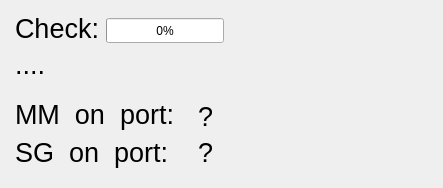
<?xml version="1.0" encoding="UTF-8"?>
<ui version="4.0">
 <class>dlg_system_check</class>
 <widget class="QDialog" name="dlg_system_check">
  <property name="geometry">
   <rect>
    <x>0</x>
    <y>0</y>
    <width>443</width>
    <height>188</height>
   </rect>
  </property>
  <property name="windowTitle">
   <string>System check</string>
  </property>
  <widget class="QLabel" name="lbl_lbl_mm_port">
   <property name="geometry">
    <rect>
     <x>15</x>
     <y>96</y>
     <width>180</width>
     <height>36</height>
    </rect>
   </property>
   <property name="font">
    <font>
     <pointsize>20</pointsize>
    </font>
   </property>
   <property name="text">
    <string>MM  on  port:</string>
   </property>
  </widget>
  <widget class="QLabel" name="lbl_mm_port">
   <property name="geometry">
    <rect>
     <x>198</x>
     <y>98</y>
     <width>106</width>
     <height>36</height>
    </rect>
   </property>
   <property name="font">
    <font>
     <pointsize>20</pointsize>
    </font>
   </property>
   <property name="text">
    <string>?</string>
   </property>
  </widget>
  <widget class="QLabel" name="lbl_lbl_sg_port">
   <property name="geometry">
    <rect>
     <x>15</x>
     <y>134</y>
     <width>180</width>
     <height>36</height>
    </rect>
   </property>
   <property name="font">
    <font>
     <pointsize>20</pointsize>
    </font>
   </property>
   <property name="text">
    <string>SG  on  port:</string>
   </property>
  </widget>
  <widget class="QLabel" name="lbl_sg_port">
   <property name="geometry">
    <rect>
     <x>198</x>
     <y>134</y>
     <width>106</width>
     <height>36</height>
    </rect>
   </property>
   <property name="font">
    <font>
     <pointsize>20</pointsize>
    </font>
   </property>
   <property name="text">
    <string>?</string>
   </property>
  </widget>
  <widget class="QProgressBar" name="pbProgress">
   <property name="geometry">
    <rect>
     <x>106</x>
     <y>18</y>
     <width>118</width>
     <height>25</height>
    </rect>
   </property>
   <property name="maximum">
    <number>8</number>
   </property>
   <property name="value">
    <number>0</number>
   </property>
  </widget>
  <widget class="QLabel" name="lbl_lbl_progress">
   <property name="geometry">
    <rect>
     <x>15</x>
     <y>10</y>
     <width>95</width>
     <height>36</height>
    </rect>
   </property>
   <property name="font">
    <font>
     <pointsize>20</pointsize>
    </font>
   </property>
   <property name="text">
    <string>Check:</string>
   </property>
  </widget>
  <widget class="QLabel" name="lbl_check_info">
   <property name="geometry">
    <rect>
     <x>15</x>
     <y>46</y>
     <width>180</width>
     <height>36</height>
    </rect>
   </property>
   <property name="font">
    <font>
     <pointsize>20</pointsize>
    </font>
   </property>
   <property name="text">
    <string>....</string>
   </property>
  </widget>
 </widget>
 <resources/>
 <connections/>
 <slots>
  <slot>cb_current_index_change()</slot>
  <slot>le_grn_change()</slot>
 </slots>
</ui>
